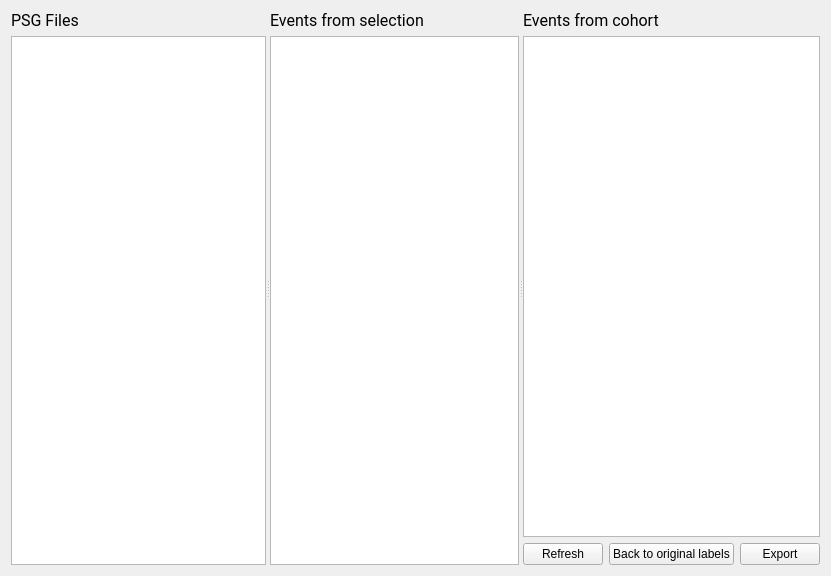
<?xml version="1.0" encoding="UTF-8"?>
<ui version="4.0">
 <class>EditorStep</class>
 <widget class="QWidget" name="EditorStep">
  <property name="geometry">
   <rect>
    <x>0</x>
    <y>0</y>
    <width>831</width>
    <height>576</height>
   </rect>
  </property>
  <property name="windowTitle">
   <string>Form</string>
  </property>
  <property name="styleSheet">
   <string notr="true">font: 12pt &quot;Roboto&quot;;</string>
  </property>
  <layout class="QVBoxLayout" name="verticalLayout_4">
   <item>
    <widget class="QSplitter" name="splitter_2">
     <property name="orientation">
      <enum>Qt::Horizontal</enum>
     </property>
     <widget class="QWidget" name="layoutWidget">
      <layout class="QVBoxLayout" name="verticalLayout">
       <item>
        <widget class="QLabel" name="label">
         <property name="font">
          <font>
           <family>Roboto</family>
           <pointsize>12</pointsize>
           <weight>50</weight>
           <italic>false</italic>
           <bold>false</bold>
          </font>
         </property>
         <property name="text">
          <string>PSG Files</string>
         </property>
        </widget>
       </item>
       <item>
        <widget class="QListView" name="file_listview">
         <property name="editTriggers">
          <set>QAbstractItemView::NoEditTriggers</set>
         </property>
        </widget>
       </item>
      </layout>
     </widget>
     <widget class="QSplitter" name="splitter">
      <property name="orientation">
       <enum>Qt::Horizontal</enum>
      </property>
      <widget class="QWidget" name="layoutWidget">
       <layout class="QVBoxLayout" name="verticalLayout_2">
        <item>
         <widget class="QLabel" name="label_2">
          <property name="font">
           <font>
            <family>Roboto</family>
            <pointsize>12</pointsize>
            <weight>50</weight>
            <italic>false</italic>
            <bold>false</bold>
           </font>
          </property>
          <property name="text">
           <string>Events from selection</string>
          </property>
         </widget>
        </item>
        <item>
         <widget class="QTreeView" name="treeView_subject">
          <property name="editTriggers">
           <set>QAbstractItemView::AllEditTriggers</set>
          </property>
          <property name="selectionMode">
           <enum>QAbstractItemView::NoSelection</enum>
          </property>
          <property name="selectionBehavior">
           <enum>QAbstractItemView::SelectItems</enum>
          </property>
         </widget>
        </item>
       </layout>
      </widget>
      <widget class="QWidget" name="layoutWidget">
       <layout class="QVBoxLayout" name="verticalLayout_3">
        <item>
         <widget class="QLabel" name="label_3">
          <property name="font">
           <font>
            <family>Roboto</family>
            <pointsize>12</pointsize>
            <weight>50</weight>
            <italic>false</italic>
            <bold>false</bold>
           </font>
          </property>
          <property name="text">
           <string>Events from cohort</string>
          </property>
         </widget>
        </item>
        <item>
         <widget class="QTreeView" name="treeView_cohort"/>
        </item>
        <item>
         <layout class="QHBoxLayout" name="horizontalLayout">
          <item>
           <widget class="QPushButton" name="pushButton_refresh">
            <property name="toolTip">
             <string>To refresh the cohort view. Useful for merging 2 groups with the same labels.</string>
            </property>
            <property name="text">
             <string>Refresh</string>
            </property>
           </widget>
          </item>
          <item>
           <widget class="QPushButton" name="reset_all_files_pushButton">
            <property name="toolTip">
             <string>To return to the original labels saved in the file.</string>
            </property>
            <property name="text">
             <string>Back to original labels</string>
            </property>
           </widget>
          </item>
          <item>
           <widget class="QPushButton" name="pushButton_export">
            <property name="toolTip">
             <string>To display all changes that will be performed at runtime.</string>
            </property>
            <property name="text">
             <string>Export</string>
            </property>
           </widget>
          </item>
         </layout>
        </item>
       </layout>
      </widget>
     </widget>
    </widget>
   </item>
  </layout>
 </widget>
 <resources>
  <include location="../../../../../scinodes_poc/src/main/python/ui/themes/themes.qrc"/>
 </resources>
 <connections>
  <connection>
   <sender>file_listview</sender>
   <signal>clicked(QModelIndex)</signal>
   <receiver>EditorStep</receiver>
   <slot>on_file_selected()</slot>
   <hints>
    <hint type="sourcelabel">
     <x>109</x>
     <y>177</y>
    </hint>
    <hint type="destinationlabel">
     <x>213</x>
     <y>177</y>
    </hint>
   </hints>
  </connection>
  <connection>
   <sender>reset_all_files_pushButton</sender>
   <signal>clicked()</signal>
   <receiver>EditorStep</receiver>
   <slot>on_reset_all_files()</slot>
   <hints>
    <hint type="sourcelabel">
     <x>541</x>
     <y>404</y>
    </hint>
    <hint type="destinationlabel">
     <x>298</x>
     <y>226</y>
    </hint>
   </hints>
  </connection>
  <connection>
   <sender>pushButton_refresh</sender>
   <signal>clicked()</signal>
   <receiver>EditorStep</receiver>
   <slot>refresh_view_slot()</slot>
   <hints>
    <hint type="sourcelabel">
     <x>577</x>
     <y>241</y>
    </hint>
    <hint type="destinationlabel">
     <x>476</x>
     <y>170</y>
    </hint>
   </hints>
  </connection>
  <connection>
   <sender>pushButton_export</sender>
   <signal>clicked()</signal>
   <receiver>EditorStep</receiver>
   <slot>export_modifications_slot()</slot>
   <hints>
    <hint type="sourcelabel">
     <x>657</x>
     <y>241</y>
    </hint>
    <hint type="destinationlabel">
     <x>476</x>
     <y>170</y>
    </hint>
   </hints>
  </connection>
 </connections>
 <slots>
  <slot>on_file_selected()</slot>
  <slot>on_event_selected()</slot>
  <slot>on_select_all_groups()</slot>
  <slot>on_apply_to_all_files()</slot>
  <slot>on_reset_all_files()</slot>
  <slot>search_pattern_slot()</slot>
  <slot>export_modifications_slot()</slot>
  <slot>refresh_view_slot()</slot>
  <slot>current_cohort_item_changed_slot()</slot>
  <slot>cohort_item_changed_slot()</slot>
 </slots>
</ui>
